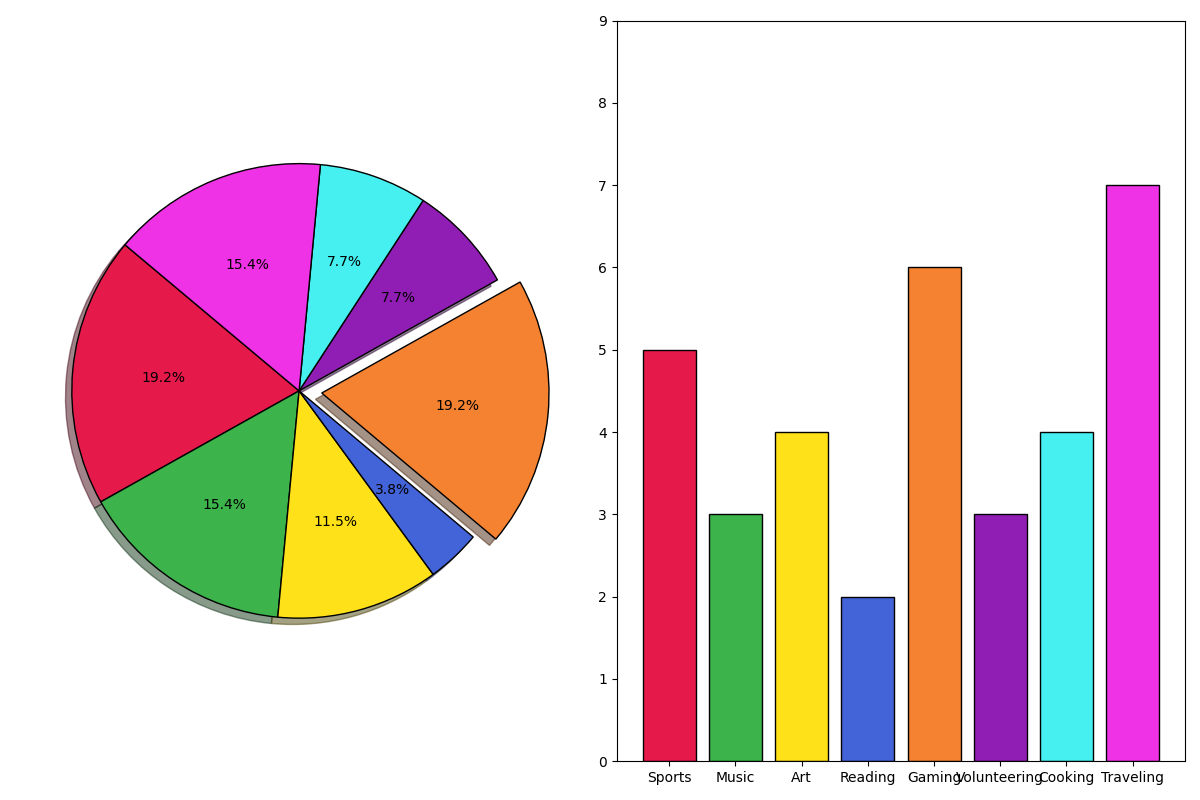

Python code for this plot:
import matplotlib.pyplot as plt

activities = ['Sports', 'Music', 'Art', 'Reading', 'Gaming', 'Volunteering', 'Cooking', 'Traveling']
percentages1 = [25, 20, 15, 5, 25, 10, 10, 20]
hours_spent = [5, 3, 4, 2, 6, 3, 4, 7]
# New set of colors
colors = ['#e6194b', '#3cb44b', '#ffe119', '#4363d8', '#f58231', '#911eb4', '#46f0f0', '#f032e6']
explode1 = (0, 0, 0, 0, 0.1, 0, 0, 0)  # Explode 'Gaming' slice in pie chart

fig, (ax1, ax3) = plt.subplots(1, 2, figsize=(12, 8))

ax1.pie(
    percentages1,
    explode=explode1,
    colors=colors,
    autopct='%1.1f%%',
    startangle=140,
    wedgeprops=dict(edgecolor='black'),
    shadow=True
)

ax3.bar(activities, hours_spent, color=colors, edgecolor='black')
ax3.set_ylim(0, max(hours_spent) + 2)

plt.tight_layout()
plt.show()
